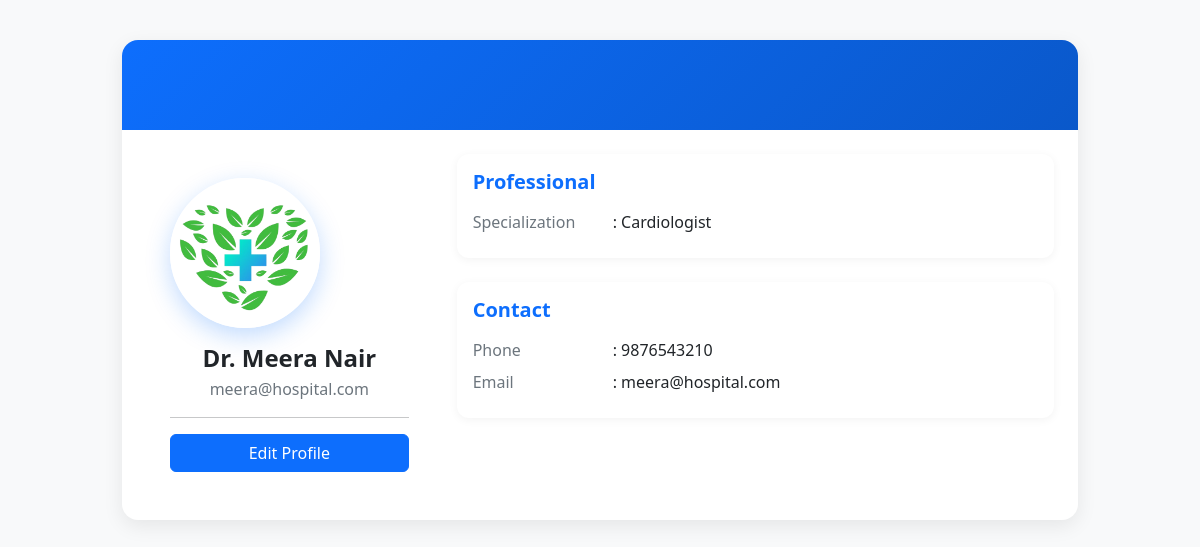
/doctor/profile/ (signed in), run on the app's committed database.
### hospital/models.py (models this page shows, shortened)
class Doctor(models.Model):
	name = models.CharField(max_length=100)
	specialization = models.CharField(max_length=100)
	contact = models.CharField(max_length=20)
	email = models.EmailField(unique=True)
	password = models.CharField(max_length=128)
	department = models.ForeignKey('Department', on_delete=models.SET_NULL, null=True)

### hospital/views.py (the view)
# urls.py: path('doctor/profile/', views.doctor_profile, name='doctor_profile'),
def doctor_profile(request):
	doctor_name = request.session.get('doctor_name', 'Dr. John Doe')
	from .models import Doctor
	try:
		doctor = Doctor.objects.get(name=doctor_name)
	except Doctor.DoesNotExist:
		doctor = None
	return render(request, 'doctor/profile.html', {'doctor': doctor})

### hospital/templates/doctor/profile.html (shortened to what this page needs)
<!DOCTYPE html>
<html lang="en">
<head>
  <link rel="stylesheet" href="https://cdn.jsdelivr.net/npm/bootstrap@5.3.0/dist/css/bootstrap.min.css">
</head>
<body>
<div class="container profile-container">
  <div class="card outer-card">
    <div class="banner w-100"></div>
    <div class="p-4">
      <div class="row g-4">
        <div class="col-lg-4">
          <div class="card avatar-card text-center p-4">
            <img src="{{ doctor.profile_pic_url|default:'/static/icons/logo.png' }}" class="profile-pic mb-3" alt="Profile photo of {{ doctor.name }}">
            <div class="name h4 mb-1">{{ doctor.name }}</div>
            <div class="muted">{{ doctor.email }}</div>
            <hr>
            <button class="btn btn-primary w-100" data-bs-toggle="modal" data-bs-target="#editProfileModal">Edit Profile</button>
          </div>
        </div>
        <div class="col-lg-8">
          <div class="row g-4">
            <div class="col-12">
              <div class="card info-card p-3">
                <h5 class="mb-3 text-primary">Professional</h5>
                <div class="d-flex mb-2"><div class="label">Specialization</div><div>: {{ doctor.specialization|default:'-' }}</div></div>
              </div>
            </div>
            <div class="col-12">
              <div class="card info-card p-3">
                <h5 class="mb-3 text-primary">Contact</h5>
                <div class="d-flex mb-2"><div class="label">Phone</div><div>: {{ doctor.contact|default:'-' }}</div></div>
                <div class="d-flex mb-2"><div class="label">Email</div><div>: {{ doctor.email|default:'-' }}</div></div>
              </div>
            </div>
          </div>
        </div>
      </div>
    </div>
  </div>
</div>
</body>
</html>

### hospital/templates/doctor/profile.html (style rules this page uses)
body { background: #f8f9fa; }
.profile-container { max-width: 980px; margin: 2.5rem auto; }
.outer-card { border: 0; border-radius: 1rem; box-shadow: 0 6px 20px rgba(0,0,0,.08); overflow: hidden; }
.banner { background: linear-gradient(135deg, #0d6efd, #0a58ca); min-height: 90px; }
.avatar-card { border: 0; background: #fff; }
.profile-pic { width: 150px; height: 150px; object-fit: cover; border-radius: 50%; border: 4px solid #fff; box-shadow: 0 8px 24px rgba(13,110,253,.25); }
.name { font-weight: 700; }
.muted { color: #6c757d; }
.info-card { border: 0; background: #fff; box-shadow: 0 2px 10px rgba(0,0,0,.05); border-radius: .75rem; }
.info-card h5 { font-weight: 600; }
.label { width: 140px; color: #6c757d; }

### data on the page
Doctor: name "Dr. Meera Nair", email "meera@hospital.com", specialization "Cardiologist", contact "9876543210"
